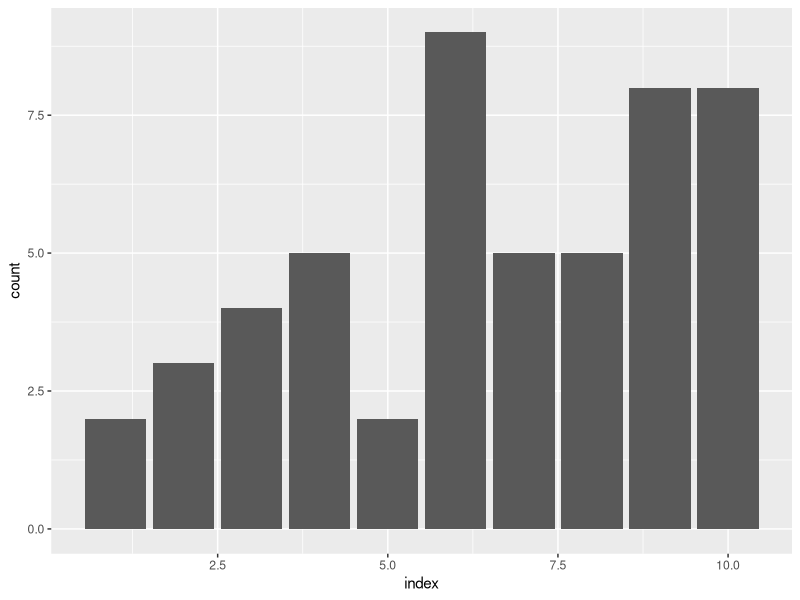
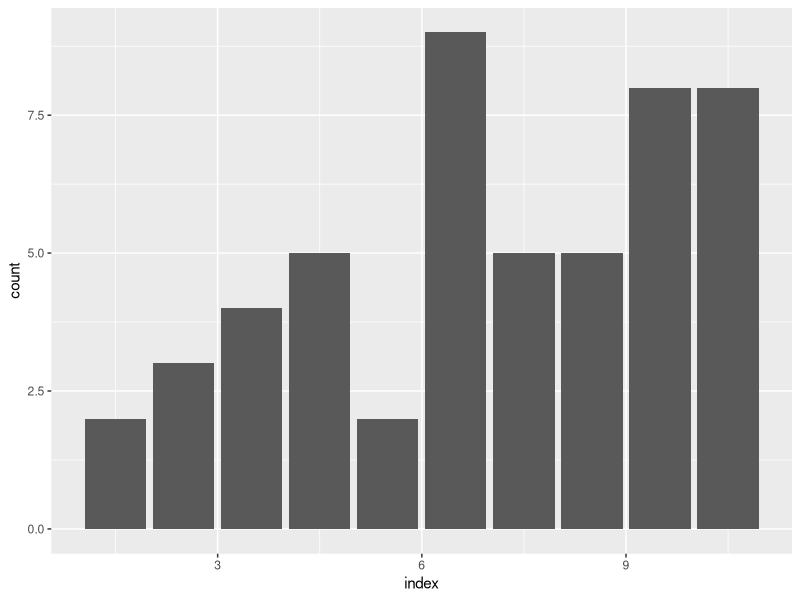
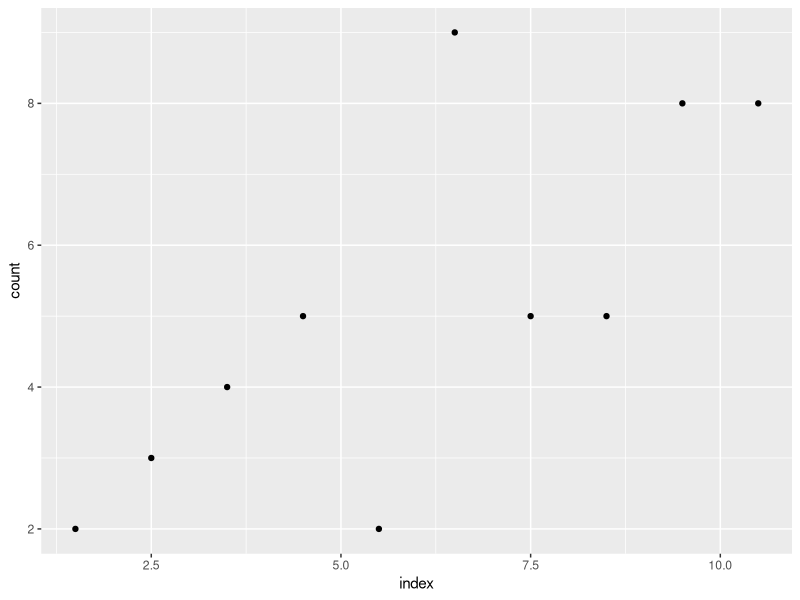

The R script that drew these images, in order: (Note: this script raises an error after producing the figures.)
library(ggplot2)

df0 <- data.frame(index=as.numeric(1:10),count = round(runif(10,1,10)))
ggplot(df0,aes(index,count)) + geom_col()

df0$index <- df0$index + 0.5
ggplot(df0,aes(x=index,y=count)) + geom_col(orientation = "x")


ggplot(df0,aes(index,count)) + geom_point()


date <- as.yearqtr(c(2016.00,2016.50, 2016.50, 2016.75, 2017.75, 2019.00, 2016.00, 2016.25,
          2016.50, 2016.75, 2017.00, 2017.25, 2017.50, 2017.75, 2018.00, 2018.25,
          2018.50, 2018.75, 2019.00, 2019.25, 2019.50, 2019.75))

count <-  c(3, 3,  4,  6,  3,  3,  3, 10,  2,  6,  4,
            7,  4,  4,  3,  5,  2,  5,  6,  4,  6,  3)


dance <- c("polka","waltz","polka","polka","waltz","samba","other","other","other",
           "other","other","other","other","other","other","other","other","other",
           "other","other","other","other")

df0 <- tibble(date,count,dance)
# dates are duplicated (but with different events) and not ordered
ggplot(df0,aes(date,count)) + 
  geom_col(orientation = "x") + 
  scale_x_yearqtr(format = "%Yq%q",guide = guide_axis(check.overlap = TRUE)) +
  NULL

df1 %>% 
  uncount(count) %>% 
  mutate(qtr = as.Date(as.yearqtr(date))) %>% 
#  complete(qtr,dance) %>% 
  ggplot(aes(qtr,fill=dance)) + geom_bar() + 
  scale_x_date()
  
  
df0 %>% pivot_wider(id_cols = "date",names_from = "dance",values_from = "count")

df1 <- df0 %>% mutate(date = as.numeric(date))

ggplot(df0,aes(date,count)) + geom_col()

ggplot(df0,aes(factor(as.numeric(date)),count,fill=dance)) + geom_col() + 
  scale_x_discrete(breaks=sort(unique(round(as.numeric(df0$date)))))

df1 <- df %>% 
#  group_by(ShowName) %>% 
  mutate(AirDate = as.numeric(AirDate)) %>% 
  complete(AirDate = seq(min(AirDate),max(AirDate),by=0.25),ShowName,fill=list(Spins=0)) %>% 
  arrange(AirDate,ShowName) %>% 
  mutate(AirDate = as.yearqtr(AirDate)) %>% 
  {.}
  

ggplot(df,aes(AirDate,Spins,fill=ShowName)) + geom_col() + 
  scale_x_yearqtr()


df1 <-  df0
# df1$date <- zoo::as.yearqtr(df1$date)
df1 <- complete(df1,date,fill,fill=list(count=0)) %>% arrange(date)
ggplot(df1,aes(date,count,fill=fill)) + geom_col()

df1 %>%  tidyr::uncount(count) %>% 
  ggplot(aes(date,fill=fill)) + geom_bar()

## scale_x_yearmon with custom discrete breaks
df <-  data.frame(dates = as.yearmon("2018-08") + 0:6/12, values = c(2:6, 0, 1))
ggdf <- ggplot(df, aes(x = dates, y = values)) +
  geom_bar(position = "dodge", stat = "identity") + theme_light() +
  xlab("Month") + ylab("Values")
ggdf ## with default scale_x_yearmon
ggdf + scale_x_yearmon(breaks = df$dates) ## with custom discrete breaks

ggplot(mpg, aes(x = displ, y = hwy)) + 
  geom_point()
